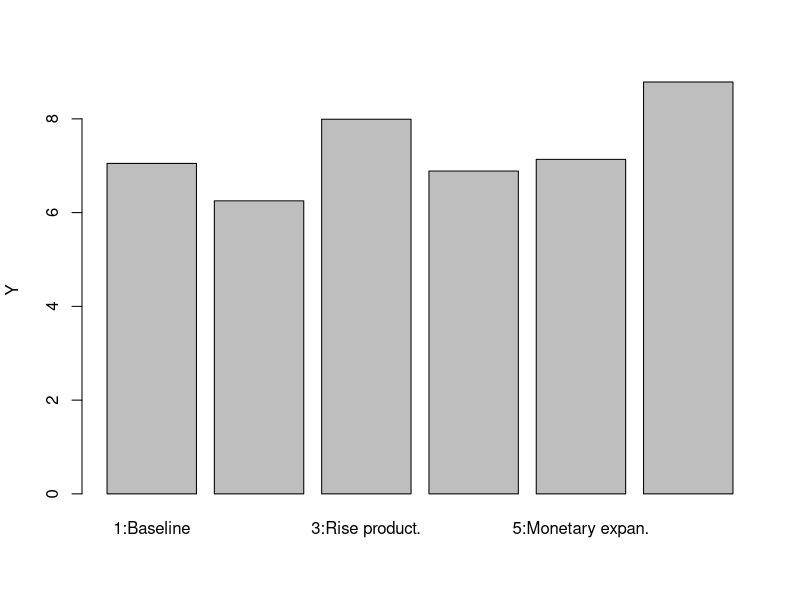
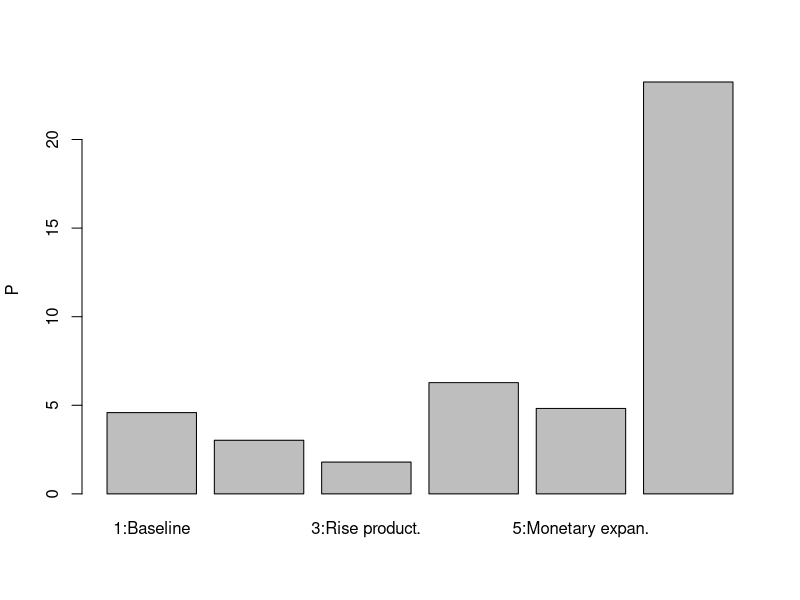
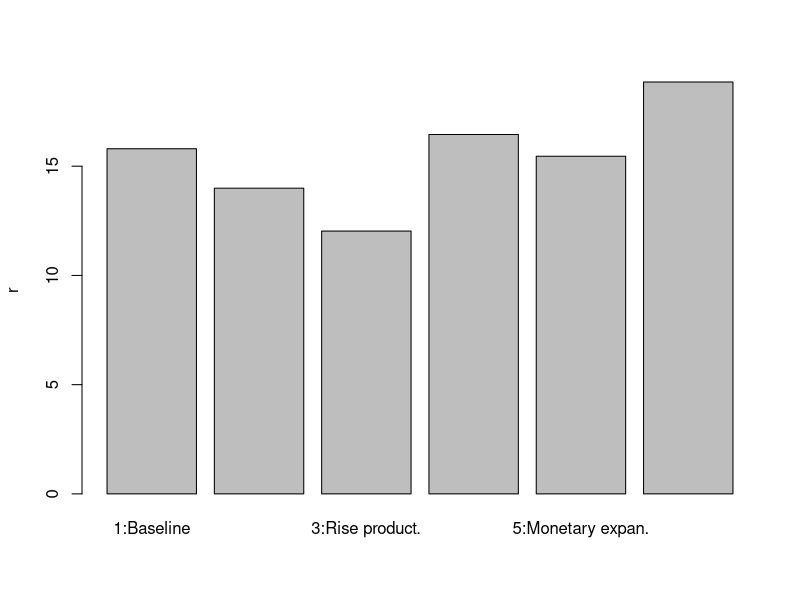
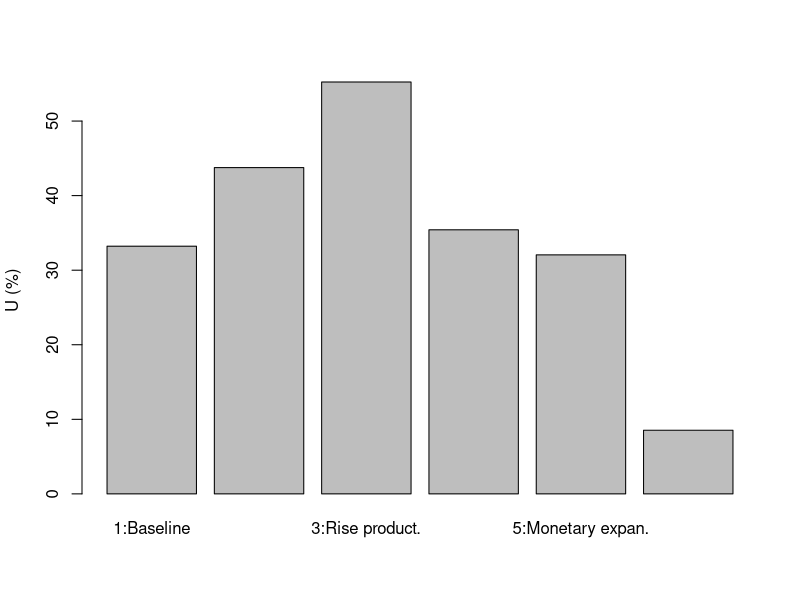
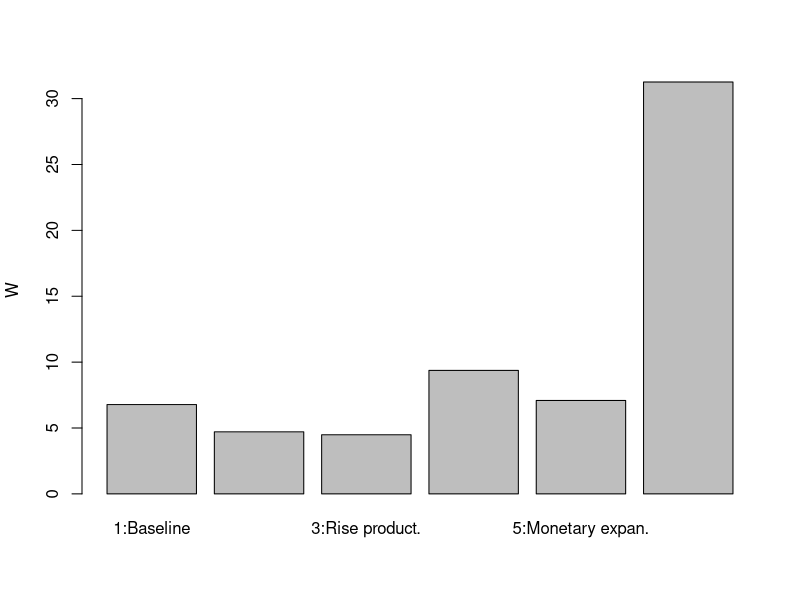
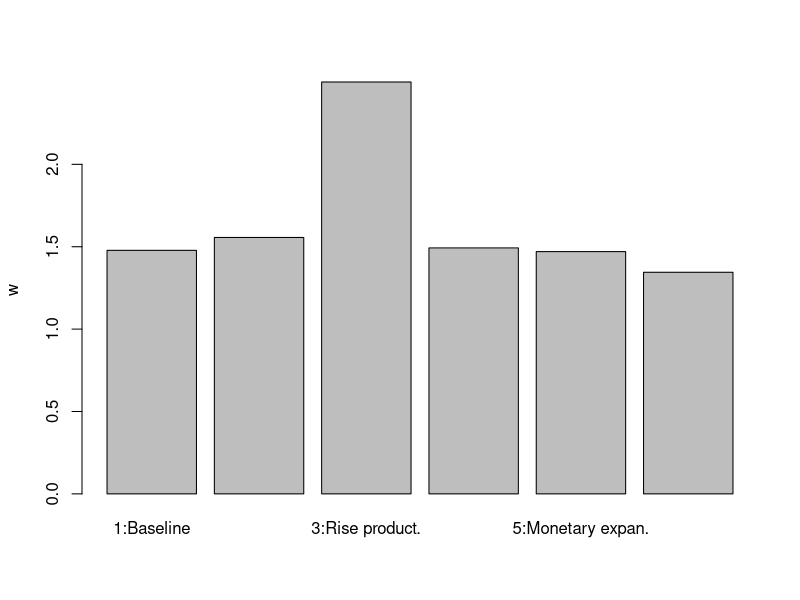
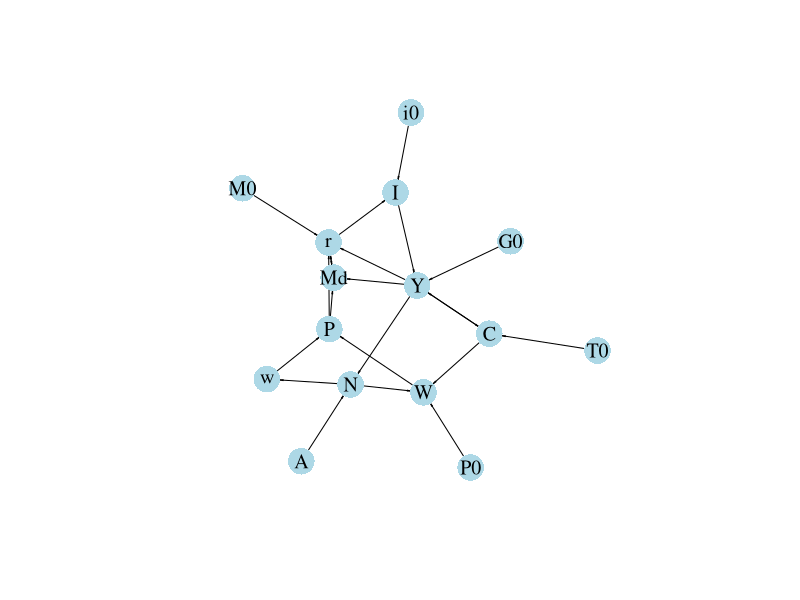

Recreate these plots in R, in order.
## ---- chunk 1

#Clear the environment
rm(list=ls(all=TRUE))

# Set number of scenarios (including baseline)
S=6

#Create vector in which equilibrium solutions from different parameterisations will be stored
Y_star=vector(length=S) # Income/output
C_star=vector(length=S) # Consumption
I_star=vector(length=S) # Investment
r_star=vector(length=S) # Real interest rate
N_star=vector(length=S) # Employment
U_star=vector(length=S) # Unemployment rate
P_star=vector(length=S) # Price level
w_star=vector(length=S) # Real wage
W_star=vector(length=S) # Nominal wage

# Set exogenous variables that will be shifted
i0=vector(length=S) # autonomous investment (animal spirits)
M0=vector(length=S) # money supply
G0=vector(length=S) # government spending
P0=vector(length=S) # expected price level
A=vector(length=S)  # Exogenous productivity

### Construct different scenarios
# baseline 
A[]=2  
i0[]=2
M0[]=5   
G0[]=1   
P0[]=1

# scenario 2: fall in animal spirits
i0[2]=1.5

# scenario 3: increase in productivity
A[3]=3

# scenario 4: increase in expected price level
P0[4]=1.5  
   
# scenario 5: monetary expansion 
M0[5]=6

# scenario 6: fiscal expansion
G0[6]=2  
    
#Set constant parameter values
c0=2   # Autonomous consumption
c1=0.6 # Sensitivity of consumption with respect to the income (marginal propensity to consume)
i1=0.1 # Sensitivity of investment with respect to the interest rate
m1=0.2 # Sensitivity of money demand with respect to income
m2=0.4 # Sensitivity of money demand with respect to interest rate
Nf=5   # Full employment/labour force
K=4    # Exogenous capital stock
a=0.3  # Capital elasticity of output
b=0.4  # household preference for leisure
T0=1   # tax revenues
m0=6   # liquidity preference

# Initialise endogenous variables at some arbitrary positive value 
Y=1
C=1
I=1
r=1
P=1
w=1
N=1
W=1

#Solve this system numerically through 1000 iterations based on the initialisation

for (i in 1:S){
  
  for (iterations in 1:1000){
    
    #Model equations
    
    # Goods market equilibrium
    Y = C + I + G0[i]
    
    # Consumption demand
    C = c0 + c1*(Y-T0)
    
    # Investment demand
    I = i0[i] - i1*r
    
    # Money market, solved for interest rate
    r = (m0 - (M0[i]/P))/m2 + m1*Y/m2
    
    #Unemployment rate
    U = (1 - N/Nf)
    
    #Real wage 
    w = A[i]*(1-a)*(K^a)*N^(-a)
    
    #Nominal wage 
    W= (P0[i]*b*C)/(1- (N/Nf))
    
    #Price level 
    P = W/w
    
    #Employment 
    N = (Y/(A[i]*(K^a)))^(1/(1-a))

}
  
  #Save results for different parameterisations in vector
  Y_star[i]=Y
  C_star[i]=C
  I_star[i]=I
  r_star[i]=r
  N_star[i]=N
  U_star[i]=U
  P_star[i]=P
  w_star[i]=w
  W_star[i]=W

}

## ---- chunk 2
#| label: fig-output-neocl-macro
#| fig-cap: Output
barplot(Y_star, ylab="Y", names.arg=c("1:Baseline", "2:Fall animal spirits", "3:Rise product.",
                                      "4:Rise exp. price", "5:Monetary expan.", "6:Fiscal expan."))

## ---- chunk 3
#| label: fig-price-level-neocl-macro
#| fig-cap: Price level
barplot(P_star, ylab="P", names.arg=c("1:Baseline", "2:Fall animal spirits", "3:Rise product.",
                                      "4:Rise exp. price", "5:Monetary expan.", "6:Fiscal expan."))

## ---- chunk 4
#| label: fig-interest_rate-neocl-macro
#| fig-cap: Interest rate
barplot(r_star, ylab="r", names.arg=c("1:Baseline", "2:Fall animal spirits", "3:Rise product.",
                                      "4:Rise exp. price", "5:Monetary expan.", "6:Fiscal expan."))

## ---- chunk 5
#| label: fig-unemployment-neocl-macro
#| fig-cap: Unemployment rate
barplot(U_star*100, ylab="U (%)", names.arg=c("1:Baseline", "2:Fall animal spirits", "3:Rise product.",
                                              "4:Rise exp. price", "5:Monetary expan.", "6:Fiscal expan."))

## ---- chunk 6
#| label: fig-nominal-wage-neocl-macro
#| fig-cap: Nominal wage

barplot(W_star, ylab="W", names.arg=c("1:Baseline", "2:Fall animal spirits", "3:Rise product.",
                                      "4:Rise exp. price", "5:Monetary expan.", "6:Fiscal expan."))
## ---- chunk 7
#| label: fig-real-wage-neocl-macro
#| fig-cap: Real wage

barplot(w_star, ylab="w", names.arg=c("1:Baseline", "2:Fall animal spirits", "3:Rise product.",
                                      "4:Rise exp. price", "5:Monetary expan.", "6:Fiscal expan."))

## ---- chunk 8
Y_star[6]-Y_star[1] # numerical approach

m2/((1-c1)*m2+i1*m1) # analytical approach
## ---- chunk 9
#| message: false
#| label: fig-dg-neoclmacro
#| fig-cap: Directed graph of Neoclassical Synthesis model

## Create directed graph
# Construct auxiliary Jacobian matrix for 15 variables: Y, C, I, G, T, r, w, W, P, M0, N, i0, A, P0, Md

M_mat=matrix(c(0,1,1,1,0,0,0,0,0,0,0,0,0,0,0,
               1,0,0,0,1,0,0,0,0,0,0,0,0,0,0,
               0,0,0,0,0,1,0,0,0,0,0,1,0,0,0,
               0,0,0,0,0,0,0,0,0,0,0,0,0,0,0,
               0,0,0,0,0,0,0,0,0,0,0,0,0,0,0,
               1,0,0,0,0,0,0,0,1,1,0,0,0,0,1,
               0,0,0,0,0,0,0,0,0,0,1,0,0,0,0,
               0,1,0,0,0,0,0,0,0,0,1,0,0,1,0,
               0,0,0,0,0,0,1,1,0,0,0,0,0,0,0,
               0,0,0,0,0,0,0,0,0,0,0,0,0,0,0,
               1,0,0,0,0,0,0,0,0,0,0,0,1,0,0,
               0,0,0,0,0,0,0,0,0,0,0,0,0,0,0,
               0,0,0,0,0,0,0,0,0,0,0,0,0,0,0,
               0,0,0,0,0,0,0,0,0,0,0,0,0,0,0,
               1,0,0,0,0,1,0,0,1,0,0,0,0,0,0), 15, 15, byrow=TRUE)

# Create adjacency matrix from transpose of auxiliary Jacobian and add column names
A_mat=t(M_mat)
colnames(A_mat) = c("Y", "C", "I", "G0", "T0", "r", "w", "W", "P", "M0", "N", "i0", "A", "P0", "Md")

# Create and plot directed graph from adjacency matrix
library(igraph)
dg= graph_from_adjacency_matrix(A_mat, mode="directed", weighted= NULL)
plot(dg, main="", vertex.size=15, vertex.color="lightblue", 
     vertex.label.color="black", edge.arrow.size=0.15, edge.width=1,
     edge.arrow.width=0.4, edge.color="black", vertex.label.cex=1.2, vertex.frame.color="NA", margin=0.01)

